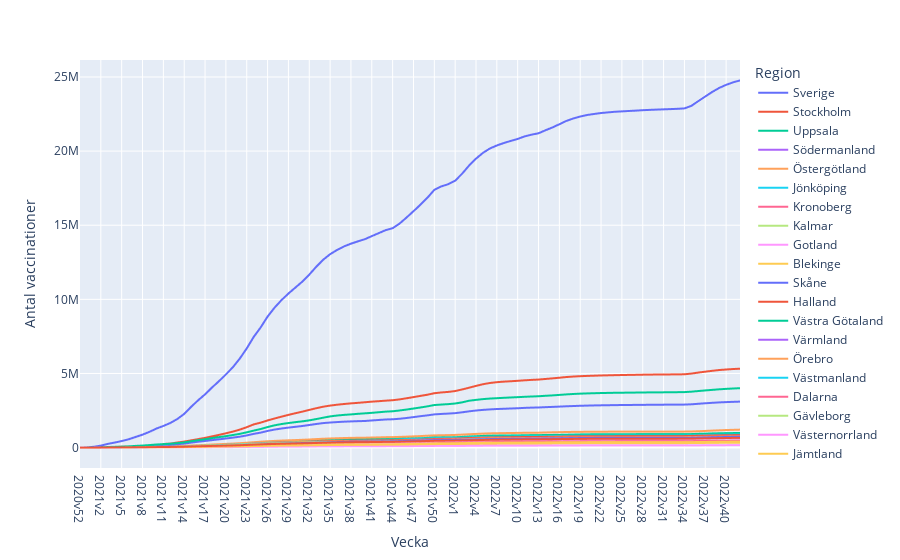

Here is the notebook cell this chart was saved with:
### Markdown cell above
# Amount of Vaccinations by Region
As we can clearly see, this graph is very hard to read  
There is a huge difference between the highest amount of vaccinations and all the lower ones, this is due to the large difference in population size  
In order to make the graph more readable, we should instead look at vaccinations per population size of the different regions

### Code cell
# Antal vaccinationer per län per vecka
px.line(df_vaccinationer, x = "Vecka", y = "Antal vaccinationer", color = "Region")
